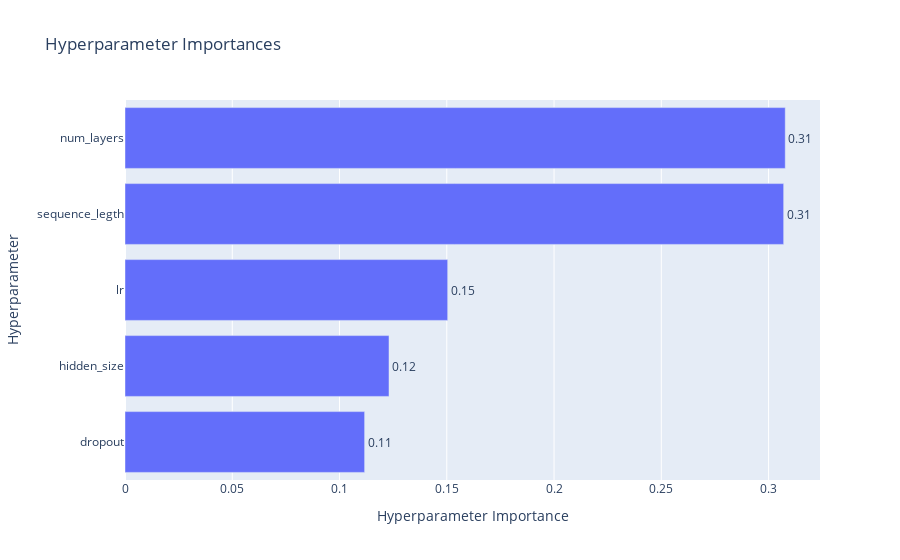

The notebook cell saved with this chart:
### Code cell
optuna.visualization.plot_param_importances(study)

### Figure 1 — Plotly figure (JSON) as saved in the notebook; plotly's stock layout.template omitted (floating-point values rounded to 4 significant figures)
{"data": [{"cliponaxis": false, "hovertemplate": ["dropout (FloatDistribution): 0.11170077559959829<extra></extra>", "hidden_size (IntDistribution): 0.12306668133045205<extra></extra>", "lr (FloatDistribution): 0.15042441020319566<extra></extra>", "sequence_legth (IntDistribution): 0.3070351601417819<extra></extra>", "num_layers (IntDistribution): 0.30777297272497206<extra></extra>"], "name": "Objective Value", "orientation": "h", "text": ["0.11", "0.12", "0.15", "0.31", "0.31"], "textposition": "outside", "type": "bar", "x": [0.1117, 0.1231, 0.1504, 0.307, 0.3078], "y": ["dropout", "hidden_size", "lr", "sequence_legth", "num_layers"]}], "layout": {"title": {"text": "Hyperparameter Importances"}, "xaxis": {"title": {"text": "Hyperparameter Importance"}}, "yaxis": {"title": {"text": "Hyperparameter"}}}}
